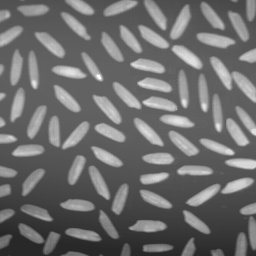
#> input picture Learning/Professional Courses/DIP/Tests/Test9/rice.tiff, 256 x 256 px
$ python demo9.py
#> lines starting #> are read from the running program, lines starting #| are printed output that depends on the picture; after the words box and inside, x2 and y2 are one past the last pixel; in counts of white or black regions, pixels touching at a corner belong together
import cv2 as cv
import numpy as np


# 对图片计算新的阈值
def Thred(img, T):
    height, weight = img.shape[:2]
    A1 = A2 = 0
    B1 = B2 = 0
    for i in range(height):
        for j in range(weight):
            if img[i, j] > T:
                A1 += img[i, j]
                B1 += 1
            else:
                A2 += img[i, j]
                B2 += 1
    m1 = int(A1 / B1)
    m2 = int(A2 / B2)  # m1，m2计算两组像素均值
    T0 = int((m1 + m2) / 2)  # 据公式计算新的阈值
    return T0


def DoChange(img, T):
    height, weight = img.shape[:2]
    img_new = np.zeros((height, weight), np.uint8)
    T0 = T
    T1 = Thred(img, T0)
    # 迭代次数自定义，根据具体情况跳转设置
    for k in range(100):
        # 若新阈值减旧阈值差值为零，则为二值图最佳阈值
        if abs(T1 - T0) == 0:
            for i in range(height):
                for j in range(weight):
                    if img[i, j] > T1:
                        img_new[i, j] = 255
                    else:
                        img_new[i, j] = 0
            break
        else:
            T2 = Thred(img, T1)
            T0 = T1
            # 变量转换，保证if条件为新阈值减旧阈值
            T1 = T2
    return img_new


if __name__ == "__main__":
    # img = cv.imread("finger.tif")
    # img = cv.imread("poly.tif")
    img = cv.imread("rice.tiff")
#> img is the input picture: shape (256, 256, 3); min 40, max 255, mean 109.2

    # 转灰度图像
    img_gray = cv.cvtColor(img, cv.COLOR_RGB2GRAY)
    # 分割处理
    img_thred = DoChange(img_gray, 127)
#> after the loop in Thred, `for i in range(height):`: A1 = 3204258; A2 = 3950587; B1 = 19247; B2 = 46289
#> in Thred, `m1 = int(A1 / B1)`: m1 = 166
#> in Thred, `m2 = int(A2 / B2)`: m2 = 85
#> in Thred, `T0 = int((m1 + m2) / 2)`: T0 = 125
#> the loop in DoChange, `for k in range(100):` made 3 passes
#> (T2, T0, T1) on passes 1 to 2: (124, 125, 124), (124, 124, 124)
#> after the loop in DoChange, `for k in range(100):`:
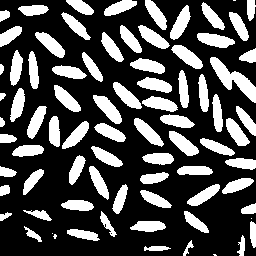
#> img_new: shape (256, 256); 30.2% white; 80 white regions (5 under 20 px), largest, box (x1, y1, x2, y2) and area: (210, 57, 256, 103) 743, (93, 95, 122, 124) 397, (197, 33, 235, 48) 378
    # 显示结果
    cv.namedWindow('Before', cv.WINDOW_NORMAL)
    cv.imshow("Before", img)
    cv.namedWindow('After', cv.WINDOW_NORMAL)
    cv.imshow("After", img_thred)
    cv.waitKey(0)
    cv.destroyAllWindows()

$ run again, with Learning/Professional Courses/DIP/Tests/Test9/finger.tif saved as Learning/Professional Courses/DIP/Tests/Test9/rice.tiff
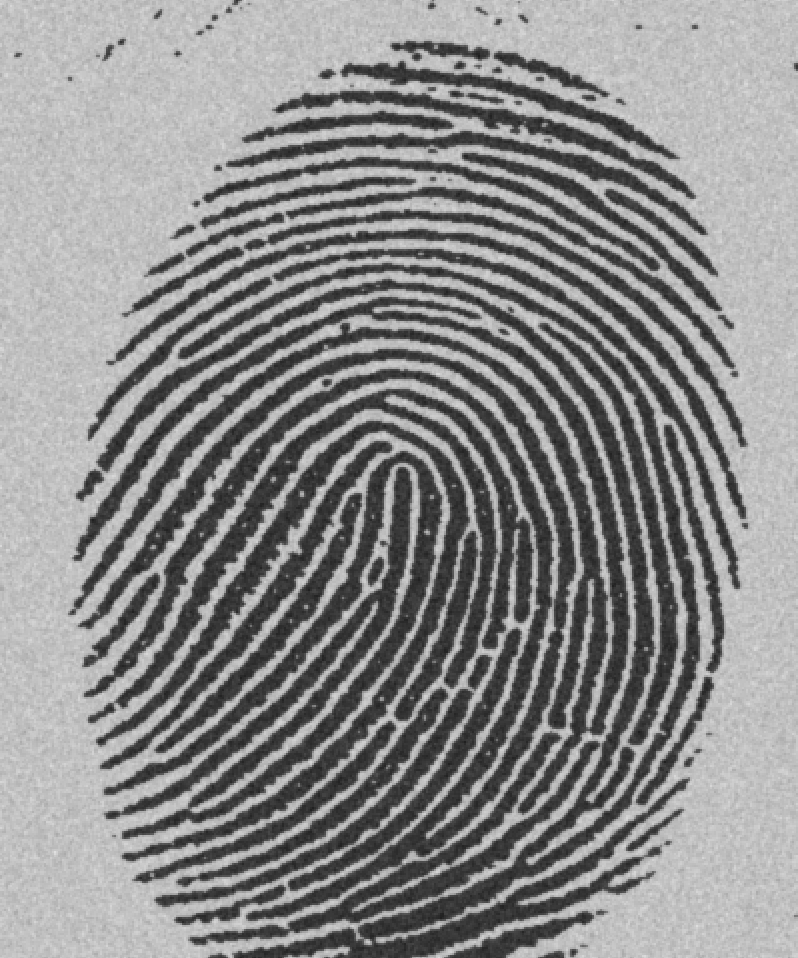
#> input picture Learning/Professional Courses/DIP/Tests/Test9/finger.tif, 798 x 958 px
#> img is the input picture: shape (958, 798, 3); min 29, max 224, mean 140
#> after the loop in Thred, `for i in range(height):`: A1 = 88326354; A2 = 18675380; B1 = 472986; B2 = 291498
#> m1 = 186
#> m2 = 64
#> in Thred, `T0 = int((m1 + m2) / 2)`: T0 = 125
#> the loop in DoChange, `for k in range(100):` made 2 passes
#> (T2, T0, T1) on pass 1: (125, 125, 125)
#> after the loop in DoChange, `for k in range(100):`:
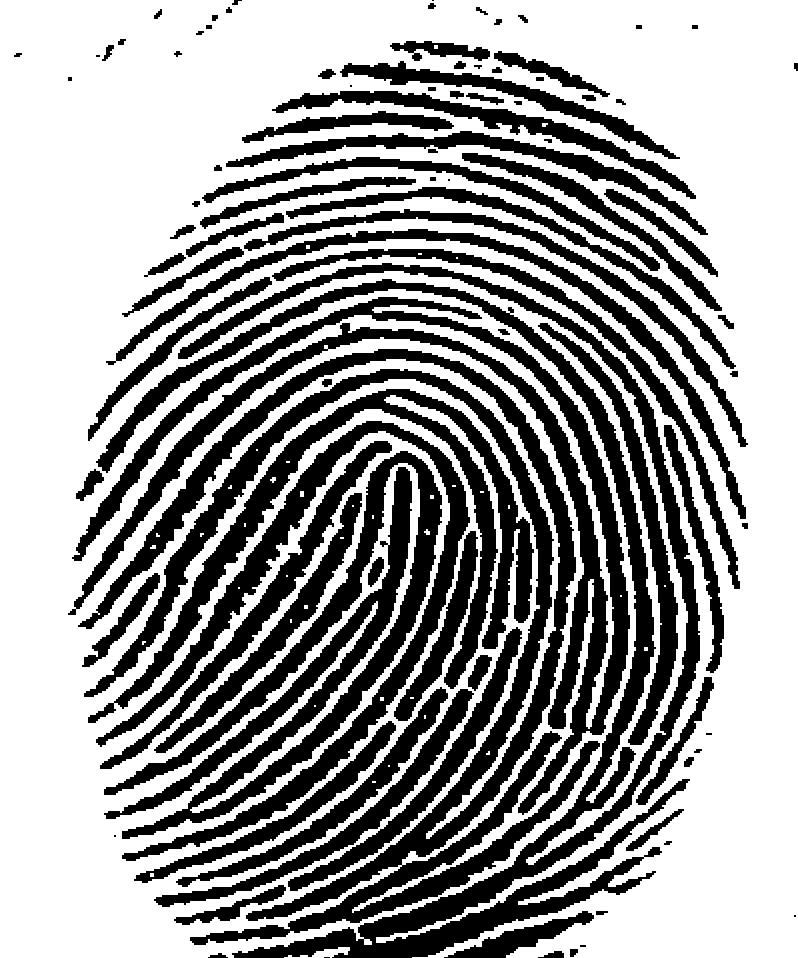
#> img_new: shape (958, 798); 61.9% white; 97 black regions (10 under 20 px), largest, box (x1, y1, x2, y2) and area: (78, 349, 600, 945) 43740, (96, 263, 700, 958) 40222, (68, 297, 630, 815) 29700
